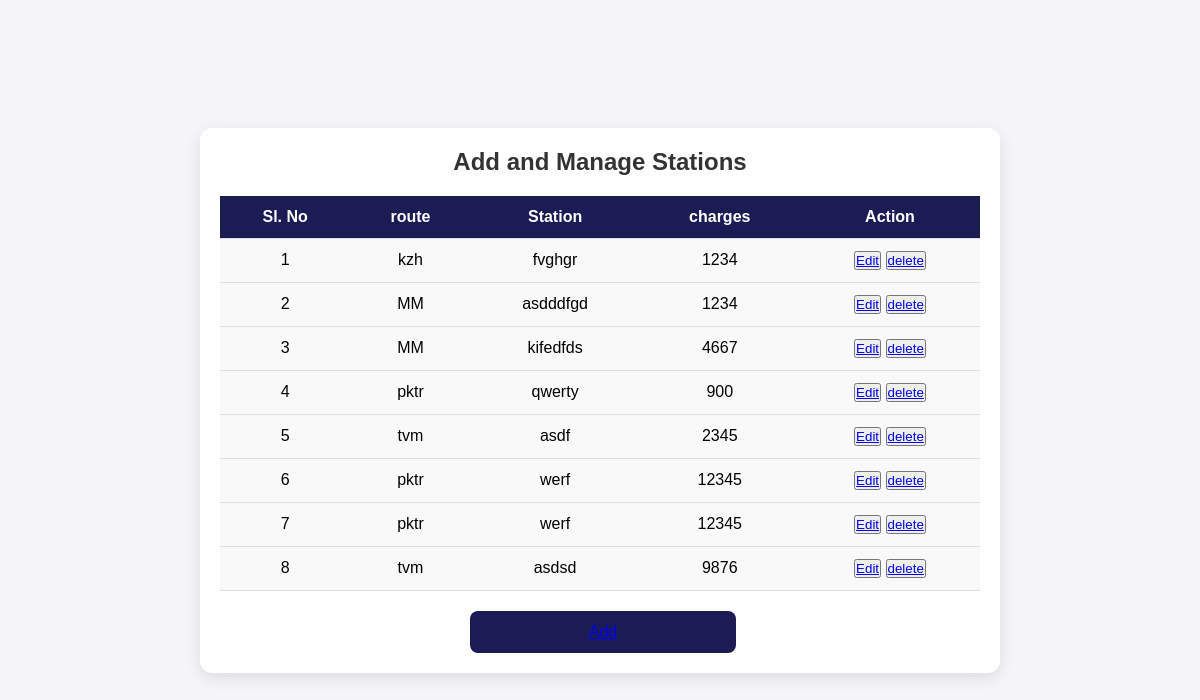
Screenshot of /administrator/Viewstation/ with the database file from the repository.
### administrator/models.py (models this page shows)
class StationTable(models.Model):
    route=models.ForeignKey(RouteTable, on_delete=models.CASCADE)
    station=models.CharField(max_length=10,null=True,blank=True)
    charges=models.BigIntegerField(null=True,blank=True)
    created_at=models.DateTimeField(auto_now_add=True, null=True, blank=True)
    updated_at = models.DateTimeField(auto_now_add=True, null=True, blank=True)

class RouteTable(models.Model):
    route=models.CharField(max_length=10,null=True,blank=True)
    tripno=models.BigIntegerField(null=True,blank=True)
    status=models.CharField(max_length=10,null=True,blank=True)
    created_at=models.DateTimeField(auto_now_add=True, null=True, blank=True)
    updated_at = models.DateTimeField(auto_now_add=True, null=True, blank=True)

### administrator/views.py (the view)
# urls.py: path('Viewstation/',ViewStation.as_view(),name="vstation_page"),
class ViewStation(View):
    def get(self, request):
        Station_obj =StationTable.objects.all()
        return render(request, "administrator/station/view_station.html", {'val': Station_obj})

### templates/administrator/station/view_station.html (shortened to what this page needs)
{% load static %}
{% block body %}
<html lang="en">
<head>
    <link rel="stylesheet" href="{% static 'station.css' %}">
</head>
<body>
    <div class="container">
        <h2>Add and Manage Stations</h2>
        <table>
                <tr>
                    <th>Sl. No</th>
                    <th>route</th>
                    <th>Station</th>
                    <th>charges</th>
                    <th>Action</th>
                </tr>
                {% for i in val %}
                <tr>
                    <td>{{forloop.counter}}</td>
                    <td>{{i.route.route}}</td>
                     <td>{{i.station}}</td>
                    <td>{{i.charges}}</td>
                    <td>
                        <button class="action-btn edit-btn"><a href="/administrator/editstation/{{i.id}}/">Edit</a></button>
                        <button class="action-btn delete-btn"><a href="/administrator/Deletestation/{{i.id}}/">delete</a></button>
                    </td>
                </tr>
                {% endfor %}
        </table>
        <button class="add-btn"> <a href="{% url 'addstation_page' %}">Add</a></button>
    </div>
</body>
</html>
{% endblock %}

### static/station.css (style rules this page uses)
* { margin: 0; padding: 0; box-sizing: border-box; }
body { font-family: 'Arial', sans-serif; background-color: #f4f4f9; display: flex; justify-content: center; align-items: center; height: 100vh; }
.container { background-color: #ffffff; padding: 20px; border-radius: 12px; box-shadow: 0 5px 15px rgba(0, 0, 0, 0.1); width: 90%; max-width: 800px; }
h2 { text-align: center; margin-bottom: 20px; color: #333; }
table { width: 100%; border-collapse: collapse; margin-bottom: 20px; }
table th, table td { padding: 12px; text-align: center; border-bottom: 1px solid #ddd; }
table th { background-color: #1c1c55; color: white; }
table td { background-color: #f9f9f9; }
.add-btn { display: block; width: 35%; margin-left: 250px; padding: 12px; background-color: #1c1c55; color: white; font-size: 16px; border: none; border-radius: 8px; cursor: pointer; text-align: center; transition: background-color 0.3s; }

### rows the page displays
StationTable: route.route "kzh", station "fvghgr", charges "1234"
StationTable: route.route "MM", station "asdddfgd", charges "1234"
StationTable: route.route "MM", station "kifedfds", charges "4667"
StationTable: route.route "pktr", station "qwerty", charges "900"
StationTable: route.route "tvm", station "asdf", charges "2345"
StationTable: route.route "pktr", station "werf", charges "12345"
StationTable: route.route "pktr", station "werf", charges "12345"
StationTable: route.route "tvm", station "asdsd", charges "9876"
